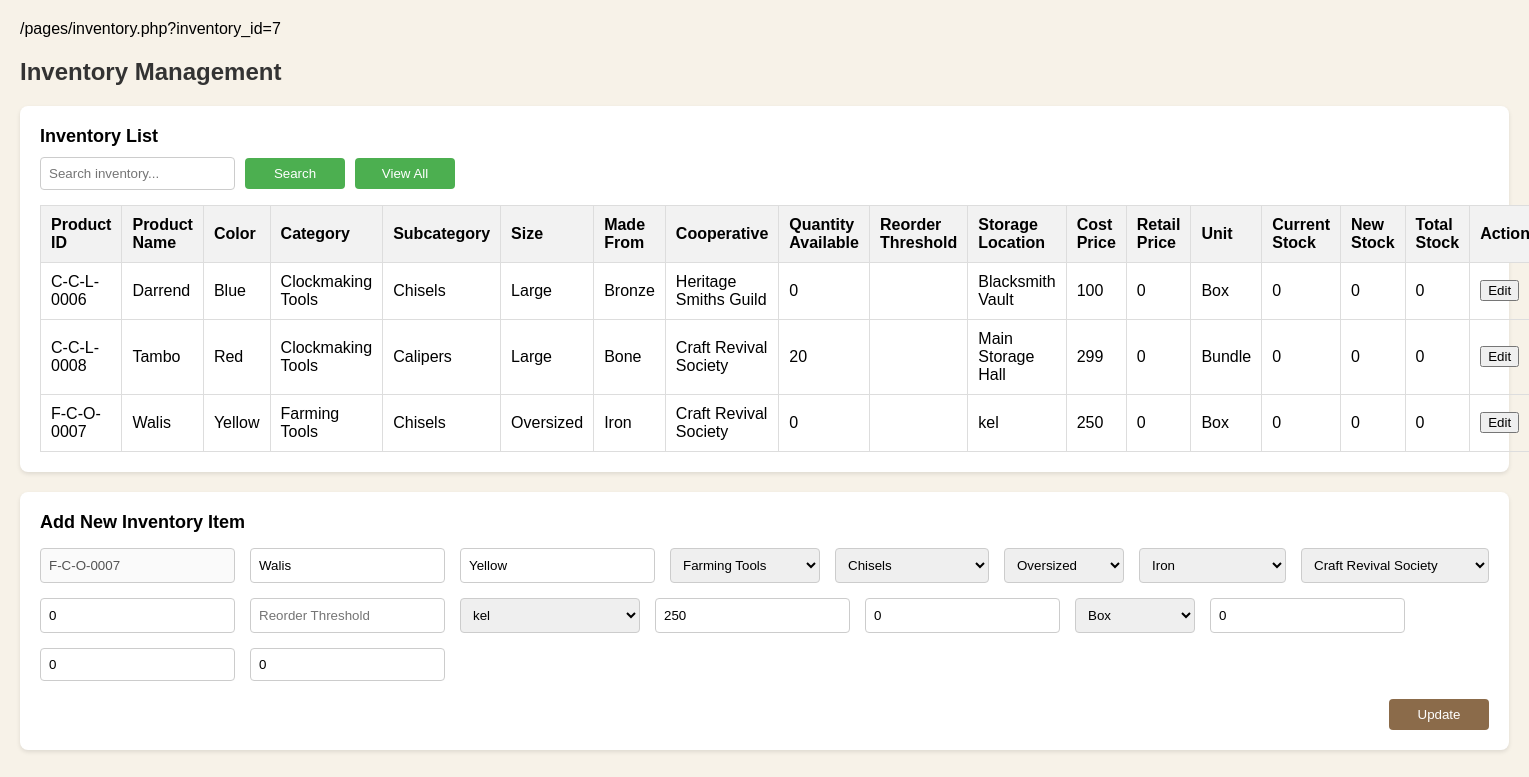
Before: /pages/inventory.php?inventory_id=7 (signed in) with the older database file.
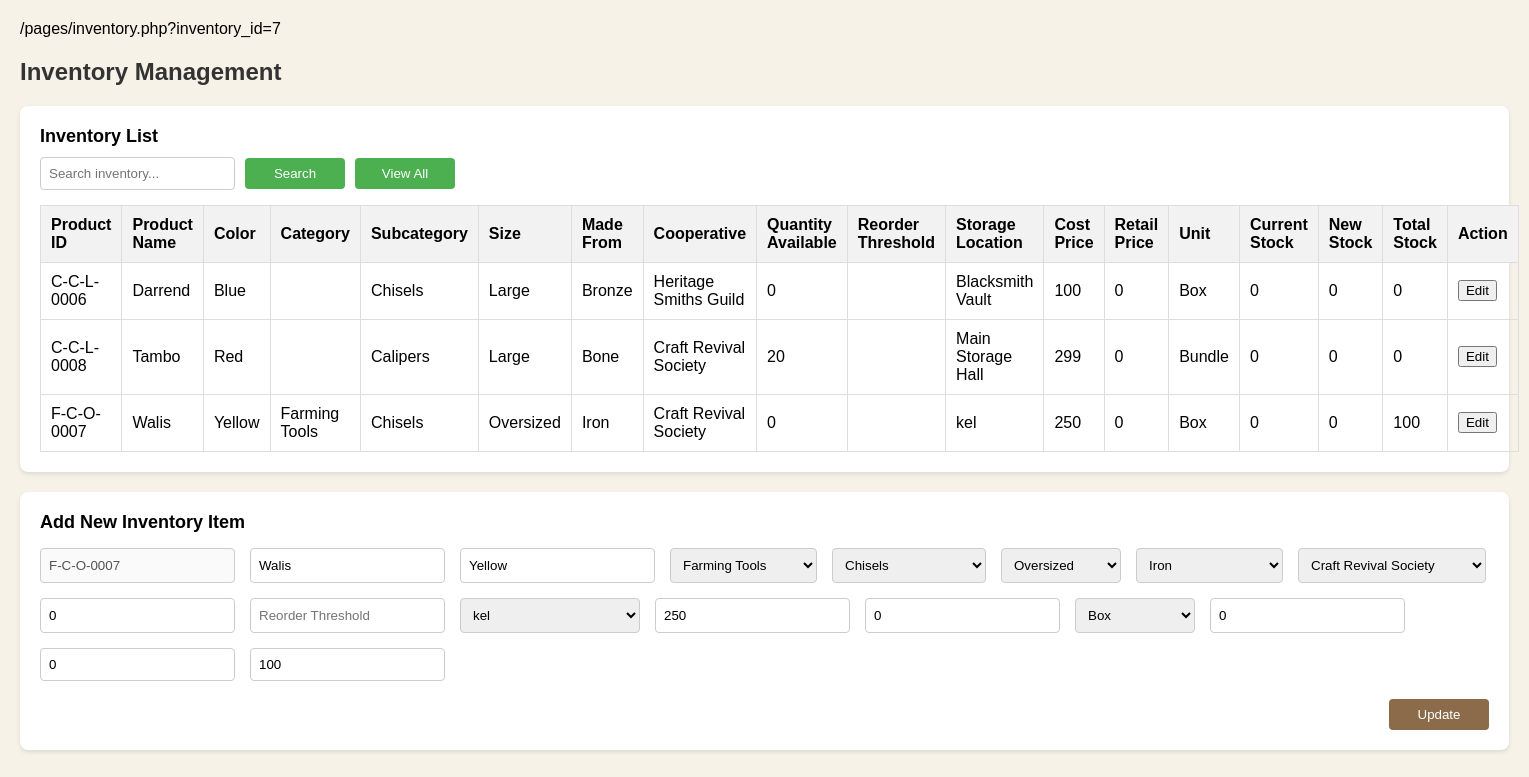
After: the same page with the newer database file.
### tables this page shows
CREATE TABLE `tblinventory` (
  `inventory_id` int(11) NOT NULL AUTO_INCREMENT,
  `product_id` varchar(128) DEFAULT '',
  `product_name` varchar(128) DEFAULT '',
  `color` varchar(128) DEFAULT '',
  `categoryid` int(11) DEFAULT 0,
  `subcategoryid` int(11) DEFAULT 0,
  `sizesid` int(11) DEFAULT 0,
  `madefromid` int(11) DEFAULT 0,
  `cooperativeid` int(11) DEFAULT 0,
  `qty_available` double DEFAULT 0,
  `reorder_threshold` varchar(128) DEFAULT '',
  `storageid` int(11) DEFAULT 0,
  `cost_price` double DEFAULT 0,
  `retail_price` double DEFAULT 0,
  `unitid` int(11) DEFAULT 0,
  `created_at` timestamp NOT NULL DEFAULT current_timestamp(),
  `current_stock` double DEFAULT 0,
  `current_stock_date` datetime DEFAULT NULL,
  `new_stock` double DEFAULT 0,
  `new_stock_date` datetime DEFAULT NULL,
  `total_stock` double DEFAULT 0,
  PRIMARY KEY (`inventory_id`)
);

CREATE TABLE `tblcategory` (
  `categoryid` int(11) NOT NULL AUTO_INCREMENT,
  `category` varchar(128) DEFAULT '',
  `is_archived` varchar(128) DEFAULT 'No',
  PRIMARY KEY (`categoryid`)
);

CREATE TABLE `tblsubcategory` (
  `subcategoryid` int(11) NOT NULL AUTO_INCREMENT,
  `subcategory` varchar(128) DEFAULT '',
  `is_archived` varchar(128) DEFAULT 'No',
  PRIMARY KEY (`subcategoryid`)
);

CREATE TABLE `tblsizes` (
  `sizesid` int(11) NOT NULL AUTO_INCREMENT,
  `size` varchar(128) DEFAULT '',
  `is_archived` varchar(128) DEFAULT 'No',
  PRIMARY KEY (`sizesid`)
);

CREATE TABLE `tblmadefrom` (
  `madefromid` int(11) NOT NULL AUTO_INCREMENT,
  `madefrom` varchar(128) DEFAULT '',
  `is_archived` varchar(128) DEFAULT 'No',
  PRIMARY KEY (`madefromid`)
);

CREATE TABLE `tblcooperative` (
  `cooperativeid` int(11) NOT NULL AUTO_INCREMENT,
  `cooperative` varchar(128) DEFAULT '',
  `is_archived` varchar(128) DEFAULT 'No',
  PRIMARY KEY (`cooperativeid`)
);

CREATE TABLE `tblstorage` (
  `storageid` int(11) NOT NULL AUTO_INCREMENT,
  `storage` varchar(128) DEFAULT '',
  `is_archived` varchar(128) DEFAULT 'No',
  PRIMARY KEY (`storageid`)
);

CREATE TABLE `tblunit` (
  `unitid` int(11) NOT NULL AUTO_INCREMENT,
  `unit` varchar(128) DEFAULT '',
  `is_archived` varchar(128) DEFAULT 'No',
  PRIMARY KEY (`unitid`)
);

### pages/inventory.php (the view, shortened to what the changed rows need)
<?php include('../includes/init.php'); ?>
<h2>Inventory Management</h2>
<div class="container">
    <div id="tmp_inventory">
        <table>
            <thead>
                <tr>
                    <th>Product ID</th>
                    <th>Product Name</th>
                    <th>Color</th>
                    <th>Category</th>
                    <th>Subcategory</th>
                    <th>Size</th>
                    <th>Made From</th>
                    <th>Cooperative</th>
                    <th>Quantity Available</th>
                    <th>Reorder Threshold</th>
                    <th>Storage Location</th>
                    <th>Cost Price</th>
                    <th>Retail Price</th>
                    <th>Unit</th>
                    <th>Current Stock</th>
                    <th>New Stock</th>
                    <th>Total Stock</th>
                    <th>Action</th>
                </tr>
            </thead>
            <tbody>
                <?php
                $query = "
                SELECT
                    i.product_id,
                    i.product_name,
                    i.color,
                    c.category,
                    sc.subcategory,
                    s.size,
                    mf.madefrom,
                    coop.cooperative,
                    i.qty_available,
                    i.reorder_threshold,
                    st.storage,
                    i.cost_price,
                    i.retail_price,
                    u.unit,
                    i.current_stock,
                    i.new_stock,
                    i.total_stock,
                    i.inventory_id
                FROM tblinventory i
                LEFT JOIN tblcategory c ON i.categoryid = c.categoryid
                LEFT JOIN tblsubcategory sc ON i.subcategoryid = sc.subcategoryid
                LEFT JOIN tblsizes s ON i.sizesid = s.sizesid
                LEFT JOIN tblmadefrom mf ON i.madefromid = mf.madefromid
                LEFT JOIN tblcooperative coop ON i.cooperativeid = coop.cooperativeid
                LEFT JOIN tblstorage st ON i.storageid = st.storageid
                LEFT JOIN tblunit u ON i.unitid = u.unitid
                ORDER BY i.product_name ASC LIMIT 0,6
            ";
                $result = mysqli_query($db_connection, $query);
                while ($row = mysqli_fetch_assoc($result)) {
                    echo "<tr>
                    <td>" . htmlspecialchars($row['product_id']) . "</td>
                    <td>" . htmlspecialchars($row['product_name']) . "</td>
                    <td>" . htmlspecialchars($row['color']) . "</td>
                    <td>" . htmlspecialchars($row['category']) . "</td>
                    <td>" . htmlspecialchars($row['subcategory']) . "</td>
                    <td>" . htmlspecialchars($row['size']) . "</td>
                    <td>" . htmlspecialchars($row['madefrom']) . "</td>
                    <td>" . htmlspecialchars($row['cooperative']) . "</td>
                    <td>" . htmlspecialchars($row['qty_available']) . "</td>
                    <td>" . htmlspecialchars($row['reorder_threshold']) . "</td>
                    <td>" . htmlspecialchars($row['storage']) . "</td>
                    <td>" . htmlspecialchars($row['cost_price']) . "</td>
                    <td>" . htmlspecialchars($row['retail_price']) . "</td>
                    <td>" . htmlspecialchars($row['unit']) . "</td>
                    <td>" . htmlspecialchars($row['current_stock']) . "</td>
                    <td>" . htmlspecialchars($row['new_stock']) . "</td>
                    <td>" . htmlspecialchars($row['total_stock']) . "</td>
                    <td>";
                    echo '<button onclick="ajax_fn(\'pages/inventory.php?inventory_id=' . $row['inventory_id'] . '\',\'main_content\');">Edit</button>';
                    echo "</td>
                </tr>";
                }
                ?>
            </tbody>
        </table>
    </div>
</div>
<?php
$product_id = $product_name = $color = $categoryid = $subcategoryid = $sizesid = $madefromid = $cooperativeid = '';
$qty_available = $reorder_threshold = $storageid = $cost_price = $retail_price = $unitid = $current_stock = $new_stock = $total_stock = '';
if (isset($_GET['inventory_id'])) {
    $inventory_id = intval($_GET['inventory_id']);
    $sql = "SELECT * FROM tblinventory WHERE inventory_id = $inventory_id LIMIT 1";
    $result = mysqli_query($db_connection, $sql);
    if ($row = mysqli_fetch_assoc($result)) {
        $product_id = $row['product_id'];
        $product_name = $row['product_name'];
        $color = $row['color'];
        $categoryid = $row['categoryid'];
        $subcategoryid = $row['subcategoryid'];
        $sizesid = $row['sizesid'];
        $madefromid = $row['madefromid'];
        $cooperativeid = $row['cooperativeid'];
        $qty_available = $row['qty_available'];
        $reorder_threshold = $row['reorder_threshold'];
        $storageid = $row['storageid'];
        $cost_price = $row['cost_price'];
        $retail_price = $row['retail_price'];
        $unitid = $row['unitid'];
        $current_stock = $row['current_stock'];
        $new_stock = $row['new_stock'];
        $total_stock = $row['total_stock'];
    }
}
?>
<div class="container">
    <div class="form-row">
        <input value="<?php echo htmlspecialchars($product_id); ?>" disabled type="text" id="product_id" placeholder="Product ID">
        <input value="<?php echo htmlspecialchars($product_name); ?>" type="text" id="product_name" placeholder="Product Name">
        <input value="<?php echo htmlspecialchars($color); ?>" type="text" id="color" placeholder="Color">
        <select id="categoryid">
            <?php
            $res = mysqli_query($db_connection, "SELECT categoryid, category FROM tblcategory WHERE is_archived = 'No' ORDER BY category ASC");
            while ($row = mysqli_fetch_assoc($res)) {
                $selected = ($row['categoryid'] == $categoryid) ? 'selected' : '';
                echo '<option value="' . $row['categoryid'] . '" ' . $selected . '>' . htmlspecialchars($row['category']) . '</option>';
            }
            ?>
        </select>
        <select id="subcategoryid">
            <?php
            $res = mysqli_query($db_connection, "SELECT subcategoryid, subcategory FROM tblsubcategory WHERE is_archived = 'No' ORDER BY subcategory ASC");
            while ($row = mysqli_fetch_assoc($res)) {
                $selected = ($row['subcategoryid'] == $subcategoryid) ? 'selected' : '';
                echo '<option value="' . $row['subcategoryid'] . '" ' . $selected . '>' . htmlspecialchars($row['subcategory']) . '</option>';
            }
            ?>
        </select>
        <select id="sizesid">
            <?php
            $res = mysqli_query($db_connection, "SELECT sizesid, size FROM tblsizes WHERE is_archived = 'No' ORDER BY size ASC");
            while ($row = mysqli_fetch_assoc($res)) {
                $selected = ($row['sizesid'] == $sizesid) ? 'selected' : '';
                echo '<option value="' . $row['sizesid'] . '" ' . $selected . '>' . htmlspecialchars($row['size']) . '</option>';
            }
            ?>
        </select>
        <select id="madefromid">
            <?php
            $res = mysqli_query($db_connection, "SELECT madefromid, madefrom FROM tblmadefrom WHERE is_archived = 'No' ORDER BY madefrom ASC");
            while ($row = mysqli_fetch_assoc($res)) {
                $selected = ($row['madefromid'] == $madefromid) ? 'selected' : '';
                echo '<option value="' . $row['madefromid'] . '" ' . $selected . '>' . htmlspecialchars($row['madefrom']) . '</option>';
            }
            ?>
        </select>
        <select id="cooperativeid">
            <?php
            $res = mysqli_query($db_connection, "SELECT cooperativeid, cooperative FROM tblcooperative WHERE is_archived = 'No' ORDER BY cooperative ASC");
            while ($row = mysqli_fetch_assoc($res)) {
                $selected = ($row['cooperativeid'] == $cooperativeid) ? 'selected' : '';
                echo '<option value="' . $row['cooperativeid'] . '" ' . $selected . '>' . htmlspecialchars($row['cooperative']) . '</option>';
            }
            ?>
        </select>
        <input id="qty_available" type="number" value="<?php echo $qty_available; ?>" placeholder="Quantity Available">
        <input id="reorder_threshold" type="number" value="<?php echo $reorder_threshold; ?>" placeholder="Reorder Threshold">
        <select id="storageid">
            <?php
            $res = mysqli_query($db_connection, "SELECT storageid, storage FROM tblstorage WHERE is_archived = 'No' ORDER BY storage ASC");
            while ($row = mysqli_fetch_assoc($res)) {
                $selected = ($row['storageid'] == $storageid) ? 'selected' : '';
                echo '<option value="' . $row['storageid'] . '" ' . $selected . '>' . htmlspecialchars($row['storage']) . '</option>';
            }
            ?>
        </select>
        <input id="cost_price" type="number" value="<?php echo $cost_price; ?>" placeholder="Cost Price">
        <input id="retail_price" type="number" value="<?php echo $retail_price; ?>" placeholder="Retail Price">
        <select id="unitid">
            <?php
            $res = mysqli_query($db_connection, "SELECT unitid, unit FROM tblunit WHERE is_archived = 'No' ORDER BY unit ASC");
            while ($row = mysqli_fetch_assoc($res)) {
                $selected = ($row['unitid'] == $unitid) ? 'selected' : '';
                echo '<option value="' . $row['unitid'] . '" ' . $selected . '>' . htmlspecialchars($row['unit']) . '</option>';
            }
            ?>
        </select>
        <input id="current_stock" type="number" value="<?php echo $current_stock; ?>" placeholder="Current Stock">
        <input id="new_stock" type="number" value="<?php echo $new_stock; ?>" placeholder="New Stock">
        <input id="total_stock" type="number" value="<?php echo $total_stock; ?>" placeholder="Total Stock">
    </div>
    <br>
</div>

Changed rows visible on the page:
shown differently, row unchanged: tblinventory "Darrend": categoryid.category "Clockmaking Tools" → (not shown)
shown differently, row unchanged: tblinventory "Tambo": categoryid.category "Clockmaking Tools" → (not shown)
changed tblinventory "Walis": total_stock "0" → "100"
